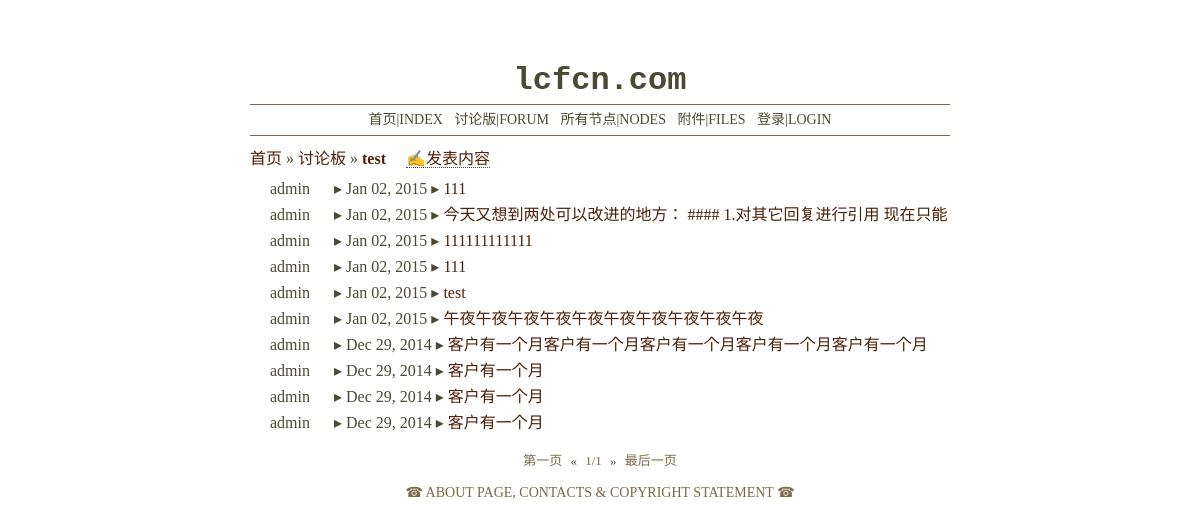
The app's page /forum/node/test/ with its own data.
### forum/models.py (models this page shows, shortened)
class DateTimeBase(models.Model):
    created = models.DateTimeField(auto_now_add=True)
    last_edited = models.DateTimeField(auto_now=True)
    class Meta:
        abstract = True

class NodeTag(DateTimeBase):
    name = models.CharField(max_length=50, error_messages={
        'blank': u"节点的名称不能为空",
        'null': u"节点的名称不能为空",
        'invalid': u"您输入了一个无效的节点名称，节点名称的长度不能超过50个字符"
    }, help_text=u"☞节点名称为必填且不能超过50个字符", verbose_name=u"节点名称", unique=True)
    description = models.TextField(blank=True, null=True,
                                   help_text=u"☞关于节点讨论主题的简要描述",
                                   verbose_name=u"节点描述")
    slug = models.CharField(max_length=30, help_text=u"☞节点的英文简写", verbose_name=u"节点代号", unique=True)

class PostBase(DateTimeBase):
    title = models.CharField(max_length=200, error_messages={
        'blank': u"标题不能为空",
        'null': u"标题不能为空",
        'invalid': u"您输入了一个无效的标题，标题的长度请控制在100个字符内"
    }, help_text=u"☞标题为必填且不能超过100个字符", verbose_name=u"标题")
    content = models.TextField(blank=True, null=True,
                               help_text=u"☞内容可以留空，但不要输入无意义的内容",
                               verbose_name=u"内容")
    author = models.ForeignKey(User, blank=True, null=True, related_name='%(class)s', on_delete=models.SET_NULL)
    content_md = models.TextField(blank=True, null=True)
    bygod = models.BooleanField(blank=True, default=False,
                                help_text=u"☞将这篇文章归入管理员文集",
                                verbose_name=u"归档")
    guest_name = models.CharField(max_length=30, default="Guest", verbose_name=u"游客称呼", blank=True, null=True,
                                  validators=[
                                      validators.RegexValidator(r'^[\w.@+-]+$', u"名字中包含不允许的字符.", 'invalid')
                                  ])
    guest_email = models.EmailField(
        max_length=254, verbose_name=u"游客联系方式", blank=True, null=True,
        help_text=u"您的邮件地址在显示时会将@替换为[at]",
        error_messages={
            'invalid': u"您输入了一个无效的邮件地址，请修改或留空"
        }
    )
    ip_addr = models.IPAddressField(default='0.0.0.0', verbose_name=u"IP地址", help_text=u"发信人的IP地址")
    class Meta:
        abstract = True

class Post(PostBase):
    node = models.ForeignKey(NodeTag, null=True, related_name='posts', on_delete=models.SET_NULL)
    class Meta:
        ordering = ['-pk']

### forum/views.py (the view)
# urls.py: url(r'^forum/node/(?P<slug>\w+)/$', views.NodetagDetail.as_view(), name='nodetag-detail'),
class NodetagDetail(ListView):
    model = Post
    template_name = 'forum/nodetag/detail.html'
    paginate_by = 25
    page_kwarg = 'p'
    def get_queryset(self):
        node = get_object_or_404(NodeTag, slug=self.kwargs['slug'])
        all_posts = super(NodetagDetail, self).get_queryset()
        posts_belong_to_this_node = all_posts.filter(node=node)
        return posts_belong_to_this_node
    def get_context_data(self, **kwargs):
        context = super(NodetagDetail, self).get_context_data(**kwargs)
        context['nodetag'] = get_object_or_404(NodeTag, slug=self.kwargs['slug'])
        return context

### forum/templates/forum/nodetag/detail.html (shortened to what this page needs)
{% extends "forum/base.html" %}
{% load i18n %}
    {% block container %}
        <div class="guide-bar">
            <a href="/">首页</a>
            »
            <a href="{% url 'forum-index' %}">讨论板</a>
            »
            <a href="{% url 'nodetag-detail' slug=nodetag.slug %}"><b>{{ nodetag.name }}</b></a>
            <span><a href="{% url 'nodetag-post' slug=nodetag.slug %}">✍发表内容</a></span>
        </div>
        <div id="thread-list">
            {% for post in object_list %}
            <div class="thread-item">
                <span class="thread-author">{{ post.author.username|default:"游客" }}</span>
                ▸
                <span class="thread-created">{% language 'en' %}{{ post.created|date:"M d, Y" }}{% endlanguage %}</span>
                ▸
                <span class="thread-title">
                    <a href="{% url 'post-detail' pk=post.pk %}">{{ post.title }}</a>
                </span>
            </div>
            {% endfor %}
        </div>
        <div id="page-navi">
            <a href="{% url 'nodetag-detail' slug=nodetag.slug %}">第一页</a>
            «
            <span>{{ page_obj.number }}/{{ paginator.num_pages }}</span>
            »
            <a href="{% url 'nodetag-detail' slug=nodetag.slug %}?p=last">最后一页</a>
        </div>
    {% endblock %}

### forum/static/forum/mainstyle.css (style rules this page uses)
body { font-size: 16px; color: #4B4934; font-family: Georgia, "Times New Roman", Times, serif, sans-serif; }
div { word-wrap: break-word; -ms-word-wrap: break-word; }
a { color: #4E2008; text-decoration: none; }
.thread-item { height: 25px; line-height: 25px; overflow: hidden; margin-bottom: 1px; }
.thread-author { display: inline-block; overflow: hidden; text-align: center; vertical-align: top; width: 80px; }
.guide-bar { margin-bottom: 5px; height: 25px; line-height: 25px; }
.guide-bar span { margin-left: 1em; border-bottom: 1px dotted; }
#page-navi { margin-top: 15px; text-align: center; font-size: 13px; }
#page-navi span, #page-navi a { margin-left: 5px; margin-right: 5px; color: #7A6A46; }

### records on screen
NodeTag: name "test"
Post: author.username "admin", created "Jan 02, 2015", title "111"
Post: author.username "admin", created "Jan 02, 2015", title "今天又想到两处可以改进的地方： #### 1.对其它回复进行引用…"
Post: author.username "admin", created "Jan 02, 2015", title "111111111111"
Post: author.username "admin", created "Jan 02, 2015", title "111"
Post: author.username "admin", created "Jan 02, 2015", title "test"
Post: author.username "admin", created "Jan 02, 2015", title "午夜午夜午夜午夜午夜午夜午夜午夜午夜午夜"
Post: author.username "admin", created "Dec 29, 2014", title "客户有一个月客户有一个月客户有一个月客户有一个月客户有一个月"
Post: author.username "admin", created "Dec 29, 2014", title "客户有一个月"
Post: author.username "admin", created "Dec 29, 2014", title "客户有一个月"
Post: author.username "admin", created "Dec 29, 2014", title "客户有一个月"

### other values on screen
{{ page_obj.number }} "1"
{{ paginator.num_pages }} "1"
